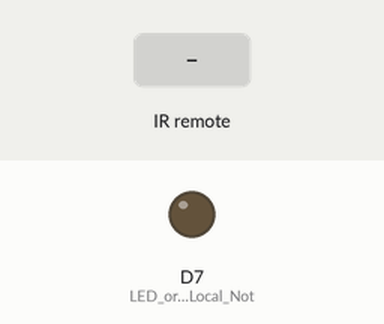
Recording of a sketch running on a simulated Particle Photon. Parts: output pins drawn as LEDs (lit = HIGH). Dashed ring = blinking. The inputs (shaded band) are chosen by the test bench.

Above: at 1.2 s.
1.3 s: infrared code 0x2A61E8 received
At 1.4 s:
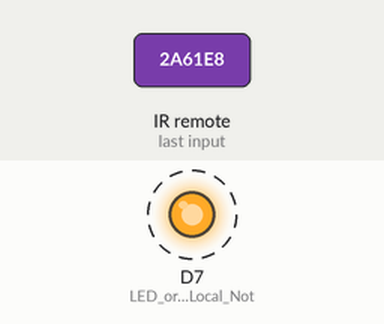
Timing chart, 0 to 4.3 s (numbered marks = the images above; inputs shaded):
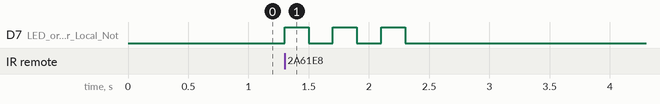

The sketch:

doorbell.ino
```cpp
#include "RCSwitch.h"

RCSwitch mySwitch = RCSwitch();

int myValue = 2777576; //ID of My Buttons for Local Notifications
unsigned long lastTime = 0UL;

String publishString;

void setup() {
  Serial.begin(9600);
  pinMode(D0, INPUT); // Data Pin of 433 Receiver
  pinMode(D7, OUTPUT); // LED or Pizo for Local Notifications
  mySwitch.enableReceive(D0);
}


void loop() {
  //Serial.println("Ready");
  if (mySwitch.available()) {
      if (mySwitch.getReceivedProtocol() == 1) {
		unsigned long now = millis();
		//Publish if >5secs since last event
		if (now-lastTime>5000UL) {
			lastTime = now;
			publishString = String(mySwitch.getReceivedValue());
		    Spark.publish("Doorbell",publishString);
		}
    }
    //publishString = String(mySwitch.getReceivedValue());
	//Spark.publish("Doorbell",publishString);
	//Flash if its a known ID
	if (mySwitch.getReceivedValue() == myValue){
		flash();
	}
    mySwitch.resetAvailable();
  }
}

void flash(){
    digitalWrite(D7, HIGH);
    delay(200);
    digitalWrite(D7, LOW);
    delay(200);
    digitalWrite(D7, HIGH);
    delay(200);
    digitalWrite(D7, LOW);
    delay(200);
    digitalWrite(D7, HIGH);
    delay(200);
    digitalWrite(D7, LOW);
    delay(200);
}
```

Measured:
- after the input at 1.3 s, D7 (LED_or_Pizo_for_Local_Not): alternates HIGH for 0.20 s and LOW for 0.20 s, 6 changes in all, then stays LOW, starting at once
